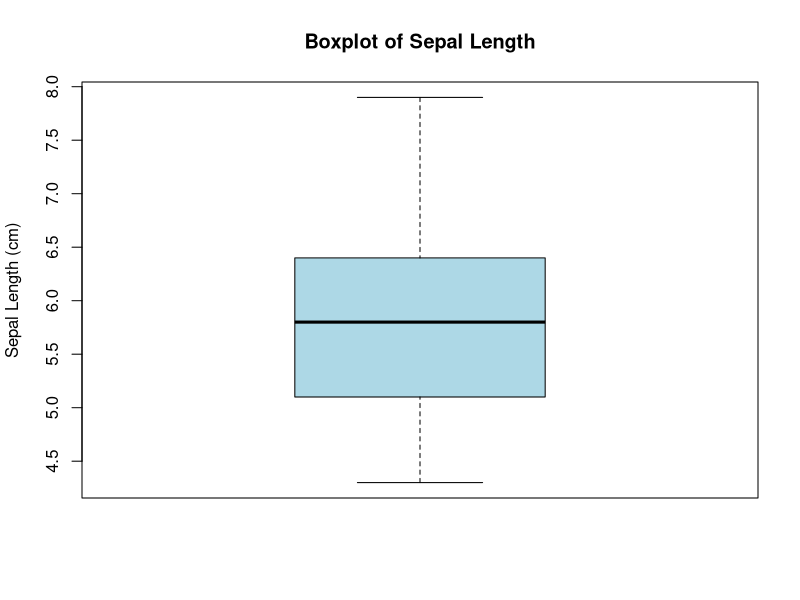
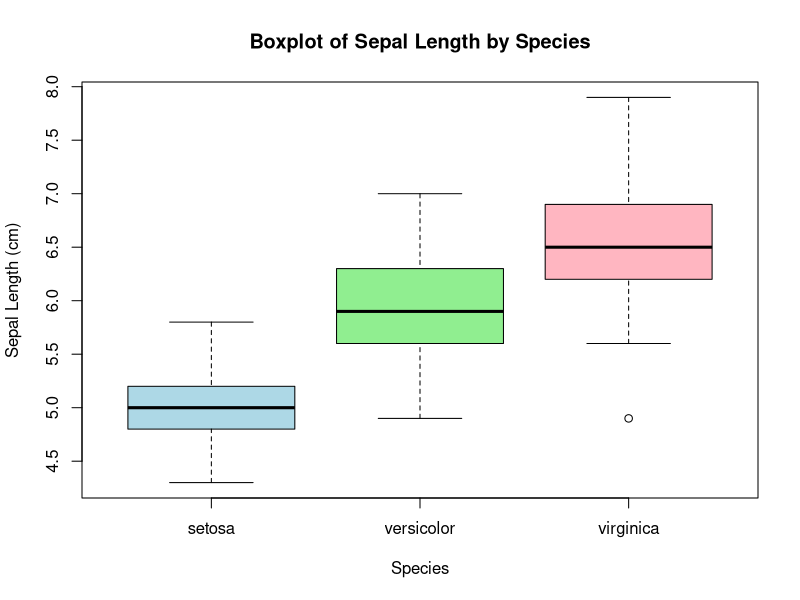

Recreate these plots in R, in order.
data(iris)
boxplot(iris$Sepal.Length, main = "Boxplot of Sepal Length",
        ylab = "Sepal Length (cm)", col = "lightblue")
data(iris)
boxplot(Sepal.Length ~ Species, data = iris, 
        main = "Boxplot of Sepal Length by Species",
        ylab = "Sepal Length (cm)", col = c("lightblue", "lightgreen", "lightpink"))

